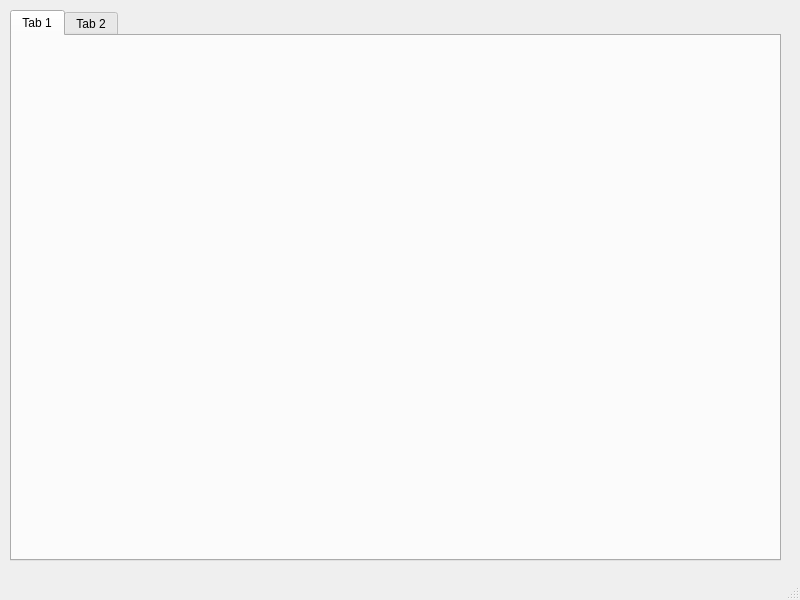
<?xml version="1.0" encoding="UTF-8"?>
<ui version="4.0">
 <class>MainWindow</class>
 <widget class="QMainWindow" name="MainWindow">
  <property name="geometry">
   <rect>
    <x>0</x>
    <y>0</y>
    <width>800</width>
    <height>600</height>
   </rect>
  </property>
  <property name="windowTitle">
   <string>MainWindow</string>
  </property>
  <widget class="QWidget" name="centralwidget">
   <widget class="QTabWidget" name="tabWidget">
    <property name="geometry">
     <rect>
      <x>10</x>
      <y>10</y>
      <width>771</width>
      <height>551</height>
     </rect>
    </property>
    <property name="currentIndex">
     <number>0</number>
    </property>
    <widget class="QWidget" name="tab">
     <attribute name="title">
      <string>Tab 1</string>
     </attribute>
    </widget>
    <widget class="QWidget" name="tab_2">
     <attribute name="title">
      <string>Tab 2</string>
     </attribute>
    </widget>
   </widget>
  </widget>
  <widget class="QMenuBar" name="menubar">
   <property name="geometry">
    <rect>
     <x>0</x>
     <y>0</y>
     <width>800</width>
     <height>21</height>
    </rect>
   </property>
  </widget>
  <widget class="QStatusBar" name="statusbar"/>
 </widget>
 <resources/>
 <connections/>
</ui>
